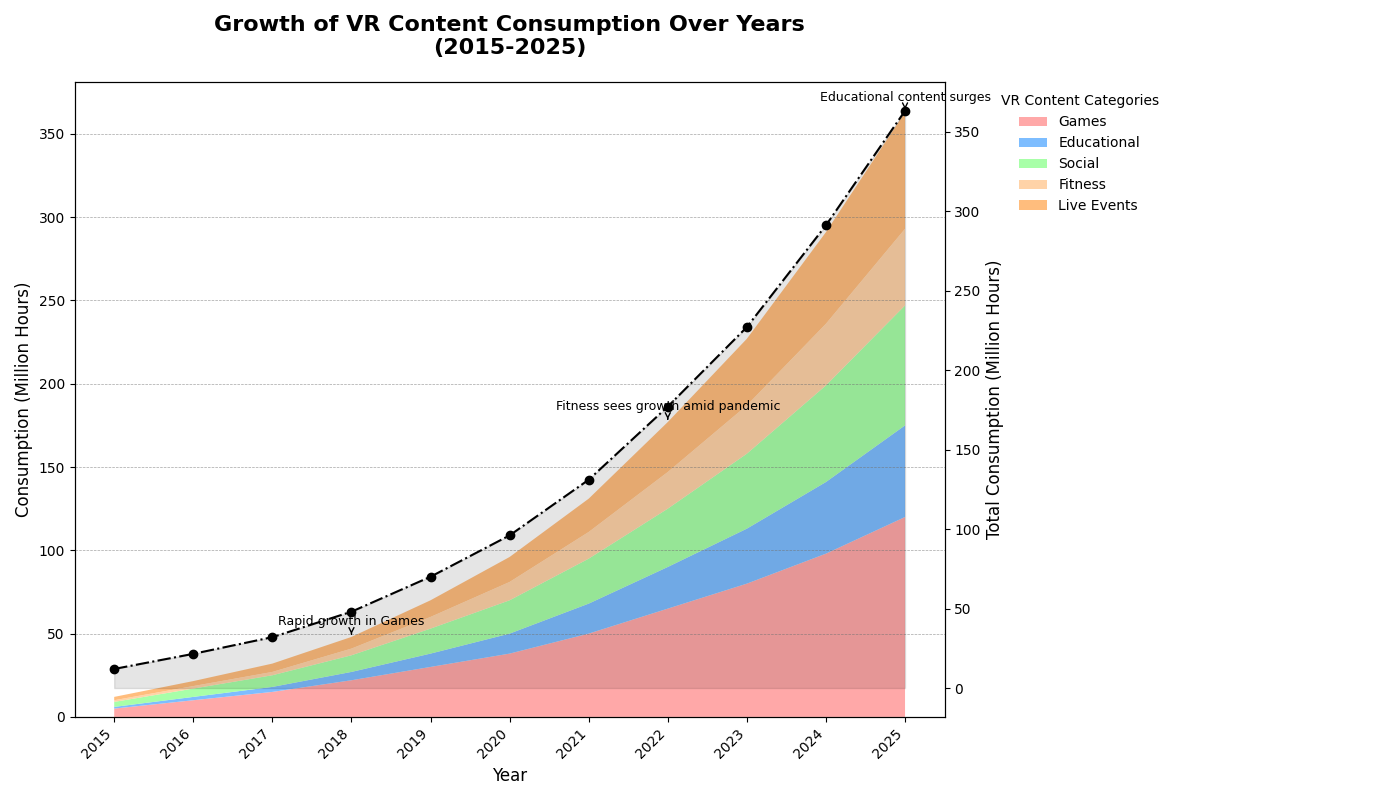

Source code (Python):
import matplotlib.pyplot as plt
import numpy as np

# Define the years for the chart
years = np.arange(2015, 2026)

# Define the VR content categories
vr_categories = ["Games", "Educational", "Social", "Fitness", "Live Events"]

# VR content consumption data (in million hours)
vr_data = np.array([
    [5, 10, 15, 22, 30, 38, 50, 65, 80, 98, 120],  # Games
    [1, 2, 3, 5, 8, 12, 18, 25, 33, 43, 55],  # Educational
    [3, 5, 7, 10, 15, 20, 27, 35, 45, 58, 72],  # Social
    [1, 1.5, 2, 4, 7, 11, 16, 22, 29, 37, 46],  # Fitness
    [2, 3, 5, 7, 10, 15, 20, 30, 40, 55, 70]   # Live Events
])

# Initialize the figure and axes
fig, ax = plt.subplots(figsize=(14, 8))

# Define a color map
colors = ['#FF9999', '#66B2FF', '#99FF99', '#FFCC99', '#FFB266']

# Plot the stacked area chart
ax.stackplot(years, vr_data, labels=vr_categories, colors=colors, alpha=0.85)

# Set titles and labels
ax.set_title('Growth of VR Content Consumption Over Years\n(2015-2025)', fontsize=16, fontweight='bold', pad=20)
ax.set_xlabel('Year', fontsize=12)
ax.set_ylabel('Consumption (Million Hours)', fontsize=12)

# Format x-axis for readability
ax.set_xticks(years)
ax.set_xticklabels(years, rotation=45, ha='right')

# Add legend outside of the plot
ax.legend(title='VR Content Categories', loc='upper left', fontsize=10, bbox_to_anchor=(1.05, 1), frameon=False)

# Add grid lines for readability
ax.grid(color='gray', linestyle='--', linewidth=0.5, axis='y', alpha=0.7)

# Add annotations for key data points
annotations = {
    2022: 'Fitness sees growth amid pandemic',
    2018: 'Rapid growth in Games',
    2025: 'Educational content surges'
}

for year, annotation in annotations.items():
    ax.annotate(annotation, xy=(year, vr_data[:, years.tolist().index(year)].sum()), 
                xytext=(year, vr_data[:, years.tolist().index(year)].sum() + 7),
                arrowprops=dict(facecolor='black', arrowstyle='->'), fontsize=9, ha='center')

# Adding a subplot with another type of chart: Line plot of total consumption
ax2 = ax.twinx()
total_consumption = vr_data.sum(axis=0)
ax2.plot(years, total_consumption, label='Total Consumption', color='black', linestyle='-.', marker='o', linewidth=1.5)
ax2.fill_between(years, total_consumption, color='black', alpha=0.1)

# Set secondary y-axis label
ax2.set_ylabel('Total Consumption (Million Hours)', fontsize=12)

# Adjust layout
plt.tight_layout(rect=[0, 0, 0.85, 1])

# Show the plot
plt.show()
